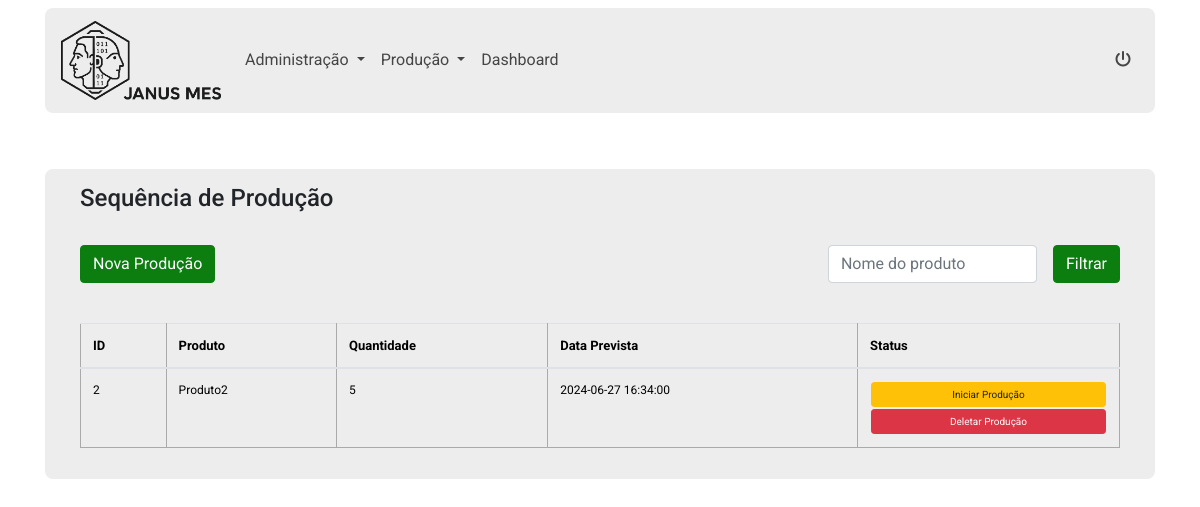
Page /nextOrders (signed in) on the earlier database version.
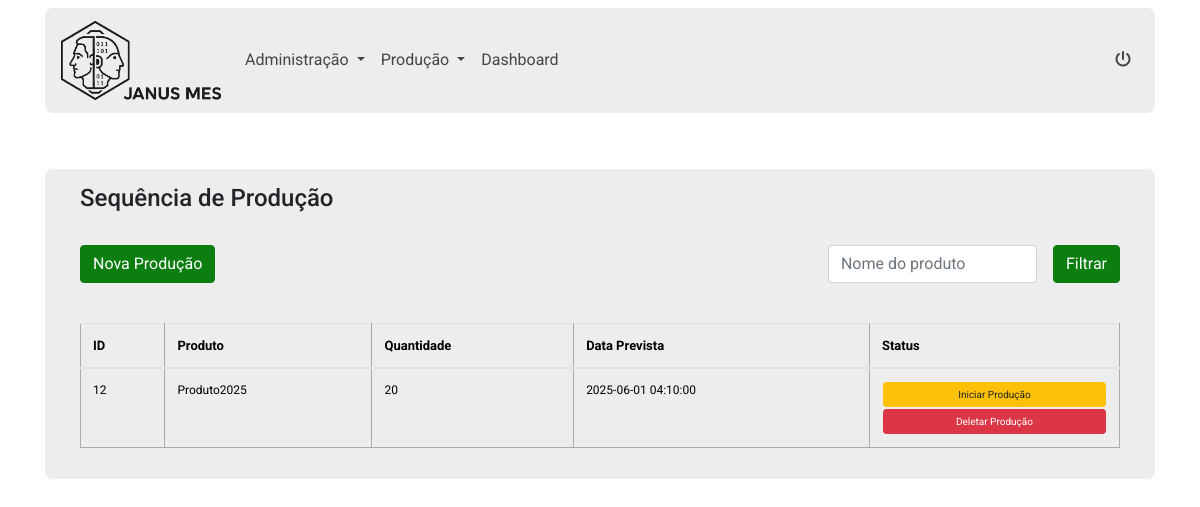
Same page on the later database version.
### app.py (models this page shows, shortened)
class OrdemProducao(db.Model):
    id = db.Column(db.Integer, primary_key=True)
    produto_id = db.Column(db.Integer, db.ForeignKey('product.id'), nullable=False)
    produto = db.relationship('Product', backref=db.backref('ordens_producao', lazy=True))
    quantidade = db.Column(db.Integer, nullable=False)
    data_prevista = db.Column(db.DateTime, nullable=False)
    status = db.Column(db.Integer, nullable=False)

class Product(db.Model):
    id = db.Column(db.Integer, primary_key=True)
    nome = db.Column(db.String(100), nullable=False)
    ultima_producao = db.Column(db.DateTime)
    access_points = db.relationship('AccessPoint', secondary=products_access_points, backref=db.backref('products', lazy='dynamic'))

### app.py (the view)
@app.route('/nextOrders', methods=['GET', 'POST'])
@login_required
def nextOrders():
    ordens = OrdemProducao.query.order_by(OrdemProducao.data_prevista).all()
    form = TaskForm()
    return render_template('nextOrders.html', ordens=ordens, form=form)

### app.py
class TaskForm(FlaskForm):
    content = StringField(validators=[DataRequired(), Length(min=5, max=200)])
    submit = SubmitField('Atualizar')

### app.py (called while the page is built)
@login_manager.user_loader
def load_user(user_id):
    return User.query.get(int(user_id))

### templates/nextOrders.html (shortened to what this page needs)
{% extends 'base.html' %}
{% block body %}
<div class="produtos py-5">
    <div class="container">
        <div class="row">
            <div class="col-12">
                <div class="produtos-container">
                    <div class="row">
                        <div class="col-12">
                            <h4>Sequência de Produção</h4>
                        </div>
                        <div class="col-12 py-4">
                            <div class="d-flex align-items-center justify-content-between w-100 h-100">
                                <div class="d-flex align-items-center justify-content-center">
                                    <button type="button" class="btn btn-primary" data-toggle="modal" data-target="#modalNovaProducao">Nova Produção</button>
                                </div>
                                <div class="d-flex align-items-center justify-content-center">
                                    <input class="form-control" type="text" placeholder="Nome do produto">
                                    <button class="ml-3 btn btn-primary">Filtrar</button>
                                </div>
                            </div>
                        </div>
                        <div class="col-12 mt-3">
                            <div class="table-responsive">
                                <table class="table">
                                    <thead>
                                        <tr>
                                            <th>ID</th>
                                            <th>Produto</th>
                                            <th>Quantidade</th>
                                            <th>Data Prevista</th>
                                            <th>Status</th>
                                        </tr>
                                    </thead>
                                    <tbody>
                                        {% for ordem in ordens %}
                                        {% if ordem.status in [1] %}
                                            <tr class="ordemDeProducao">
                                                <td>{{ ordem.id }}</td>
                                                <td>{{ ordem.produto.nome }}</td>
                                                <td>{{ ordem.quantidade }}</td>
                                                <td>{{ ordem.data_prevista.strftime('%Y-%m-%d %H:%M:%S') }}</td>
                                                <td>
                                                    <form method="POST" action="{{ url_for('generate_serials', ordem_id=ordem.id) }}">
                                                        <button type="submit" class="btn btn-warning btn-sm">Iniciar Produção</button>
                                                    </form>
                                                    <form method="POST" action="{{ url_for('delete_ordem', ordem_id=ordem.id) }}">
                                                        <button type="submit" class="btn btn-danger btn-sm">Deletar Produção</button>
                                                    </form>
                                                </td>
                                            </tr>
                                            {% endif %}
                                        {% endfor %}
                                    </tbody>
                                </table>
                            </div>
                        </div>
                    </div>
                </div>
            </div>
        </div>
    </div>
</div>
{% endblock %}

Differences in the rows shown:
no longer on this page (row edited): OrdemProducao: id "2", produto.nome "Produto2", quantidade "5", data_prevista "2024-06-27 16:34:00"
added OrdemProducao: id "12", produto.nome "Produto2025", quantidade "20", data_prevista "2025-06-01 04:10:00"
